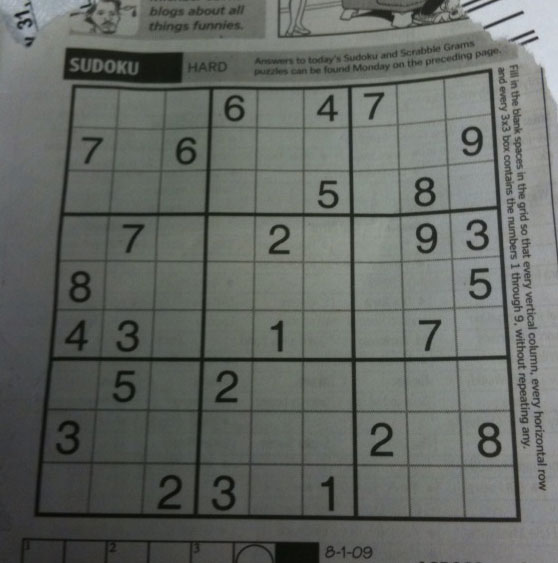
#> input picture day02_opencv_color/sudoku.png, 558 x 563 px
$ python step3_adaptive.py
#> lines starting #> are read from the running program, lines starting #| are printed output that depends on the picture; after the words box and inside, x2 and y2 are one past the last pixel; in counts of white or black regions, pixels touching at a corner belong together
import cv2 as cv
import numpy as np
import os
import urllib.request

# 1. 샘플 이미지 다운로드 함수
def get_sample(filename):
#> called with filename = 'sudoku.png'
    if not os.path.exists(filename):
        url = f"https://raw.githubusercontent.com/opencv/opencv/master/samples/data/{filename}"
        urllib.request.urlretrieve(url, filename)
    return cv.imread(filename, cv.IMREAD_GRAYSCALE)
#> returned value: shape (563, 558); min 7, max 218, mean 101.8

# 2. 콜백 함수 (트랙바용 빈 함수)
def nothing(x):
    pass

# 3. 이미지 읽기 (조명 불균형이 있는 sudoku.png 권장)
img = get_sample("sudoku.png")
assert img is not None, "이미지를 읽을 수 없습니다."

# 4. 창 생성
cv.namedWindow('Adaptive Thresholding Comparison')

# 5. 트랙바 생성
# — blockSize (3~31, 초기값 11)
cv.createTrackbar('BlockSize', 'Adaptive Thresholding Comparison', 11, 31, nothing)
# — C (0~20, 초기값 2)
cv.createTrackbar('C', 'Adaptive Thresholding Comparison', 2, 20, nothing)

# 6. 반복문
while True:
    # 트랙바 값 읽기
    b_size = cv.getTrackbarPos('BlockSize', 'Adaptive Thresholding Comparison')
    c_val = cv.getTrackbarPos('C', 'Adaptive Thresholding Comparison')

    # blockSize가 3 미만이면 3으로 설정, 짝수면 1 더하기 (홀수 보장)
    if b_size < 3: b_size = 3
    if b_size % 2 == 0: b_size += 1

    # --- (1) Global Threshold (고정 임계값 127) ---
    _, th_global = cv.threshold(img, 127, 255, cv.THRESH_BINARY)
#> th_global: shape (563, 558); 25.3% white; 376 white regions (307 under 20 px), largest, box (x1, y1, x2, y2) and area: (278, 0, 558, 563) 25952, (0, 0, 89, 78) 3634, (459, 360, 509, 410) 2273
    cv.putText(th_global, "Global (127)", (15, 40), cv.FONT_HERSHEY_SIMPLEX, 1, 0, 2)
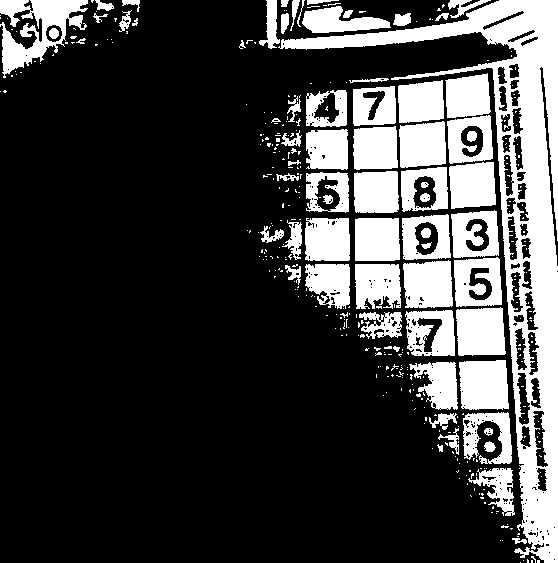
#> th_global: shape (563, 558); 25.2% white; 379 white regions (308 under 20 px), largest, box (x1, y1, x2, y2) and area: (278, 0, 558, 563) 25952, (0, 0, 88, 78) 3177, (459, 360, 509, 410) 2273

    # --- (2) Otsu 자동 이진화 ---
    _, th_otsu = cv.threshold(img, 0, 255, cv.THRESH_BINARY + cv.THRESH_OTSU)
#> th_otsu: shape (563, 558); 59.4% white; 361 black regions (263 under 20 px), largest, box (x1, y1, x2, y2) and area: (0, 68, 521, 563) 104893, (62, 47, 308, 85) 6753, (278, 0, 468, 38) 1967
    cv.putText(th_otsu, "Otsu Auto", (15, 40), cv.FONT_HERSHEY_SIMPLEX, 1, 0, 2)
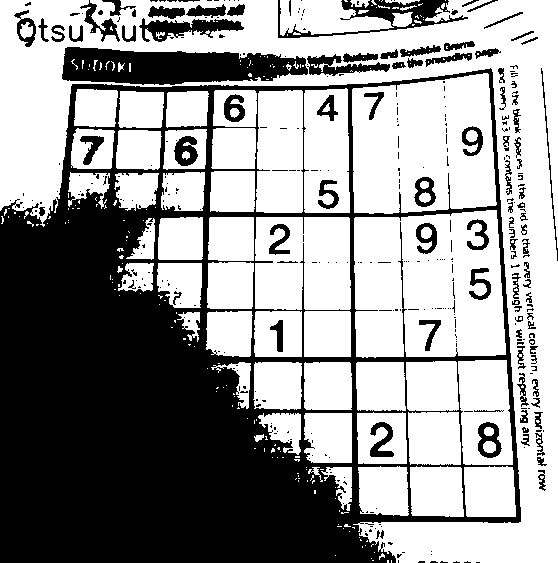
#> th_otsu: shape (563, 558); 59.1% white; 361 black regions (261 under 20 px), largest, box (x1, y1, x2, y2) and area: (0, 68, 521, 563) 104893, (62, 47, 308, 85) 6753, (278, 0, 468, 38) 1967

    # --- (3) Adaptive Mean Threshold ---
    th_mean = cv.adaptiveThreshold(img, 255, cv.ADAPTIVE_THRESH_MEAN_C,
                                   cv.THRESH_BINARY, b_size, c_val)
#> th_mean: shape (563, 558); 74.4% white; 2935 black regions (2574 under 20 px), largest, box (x1, y1, x2, y2) and area: (33, 68, 521, 523) 30399, (277, 0, 500, 39) 2538, (63, 47, 184, 83) 2362
    cv.putText(th_mean, f"Mean (B:{b_size}, C:{c_val})", (15, 40), cv.FONT_HERSHEY_SIMPLEX, 0.8, 0, 2)
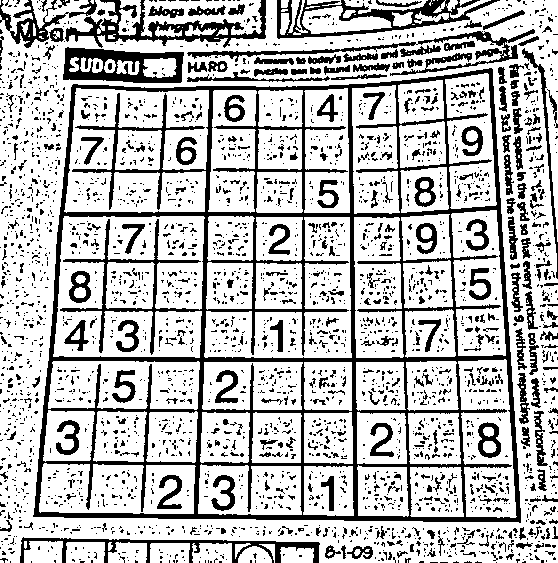
#> th_mean: shape (563, 558); 74.1% white; 2917 black regions (2561 under 20 px), largest, box (x1, y1, x2, y2) and area: (33, 68, 521, 523) 30399, (65, 0, 266, 48) 2703, (277, 0, 500, 39) 2538

    # --- (4) Adaptive Gaussian Threshold ---
    th_gaussian = cv.adaptiveThreshold(img, 255, cv.ADAPTIVE_THRESH_GAUSSIAN_C,
                                       cv.THRESH_BINARY, b_size, c_val)
#> th_gaussian: shape (563, 558); 77.6% white; 4658 black regions (4444 under 20 px), largest, box (x1, y1, x2, y2) and area: (33, 68, 521, 523) 26610, (277, 0, 503, 38) 2178, (63, 48, 184, 83) 2143
    cv.putText(th_gaussian, f"Gaussian (B:{b_size}, C:{c_val})", (15, 40), cv.FONT_HERSHEY_SIMPLEX, 0.8, 0, 2)
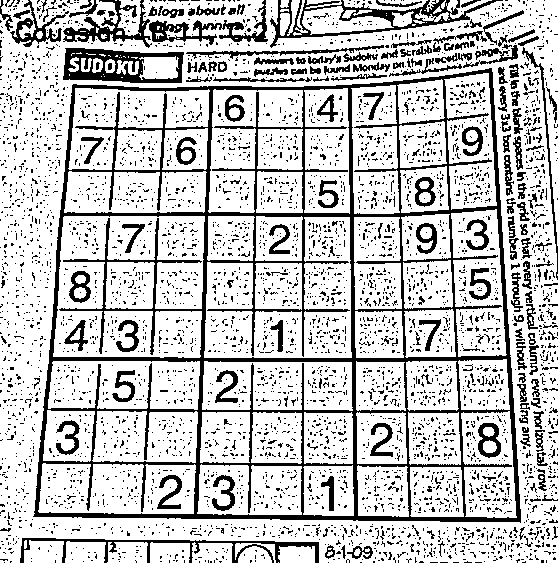
#> th_gaussian: shape (563, 558); 77.2% white; 4613 black regions (4409 under 20 px), largest, box (x1, y1, x2, y2) and area: (33, 68, 521, 523) 26610, (270, 0, 503, 48) 2265, (63, 48, 184, 83) 2143

    # 7. 2x2 격자로 표시
    top = np.hstack([th_global, th_otsu])
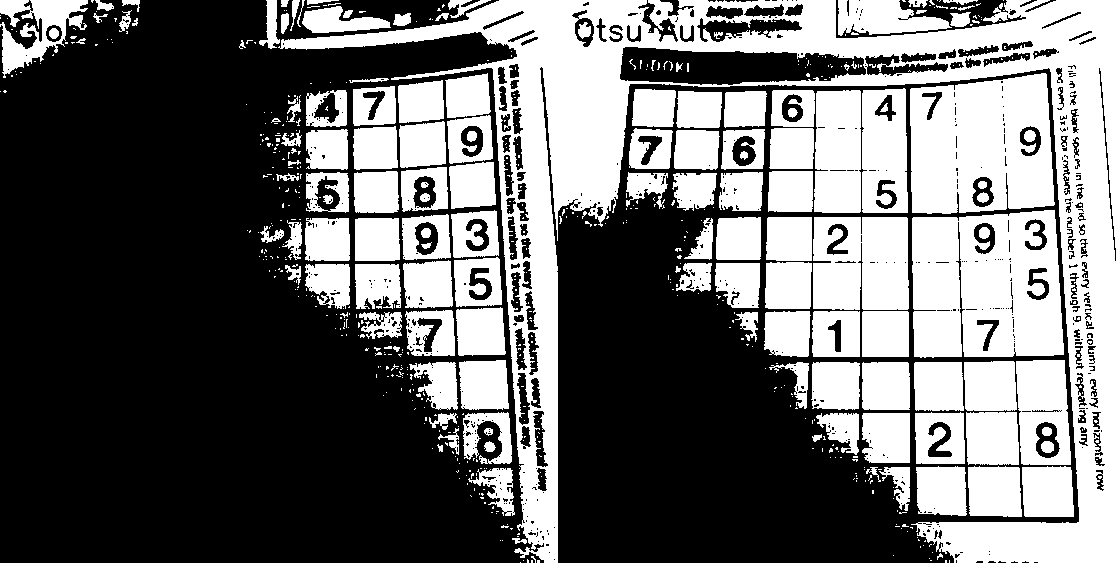
#> top: shape (563, 1116); 42.1% white; 652 white regions (517 under 20 px), largest, box (x1, y1, x2, y2) and area: (278, 0, 1116, 563) 88691, (912, 210, 1064, 358) 19131, (910, 73, 1055, 214) 16793
    bottom = np.hstack([th_mean, th_gaussian])
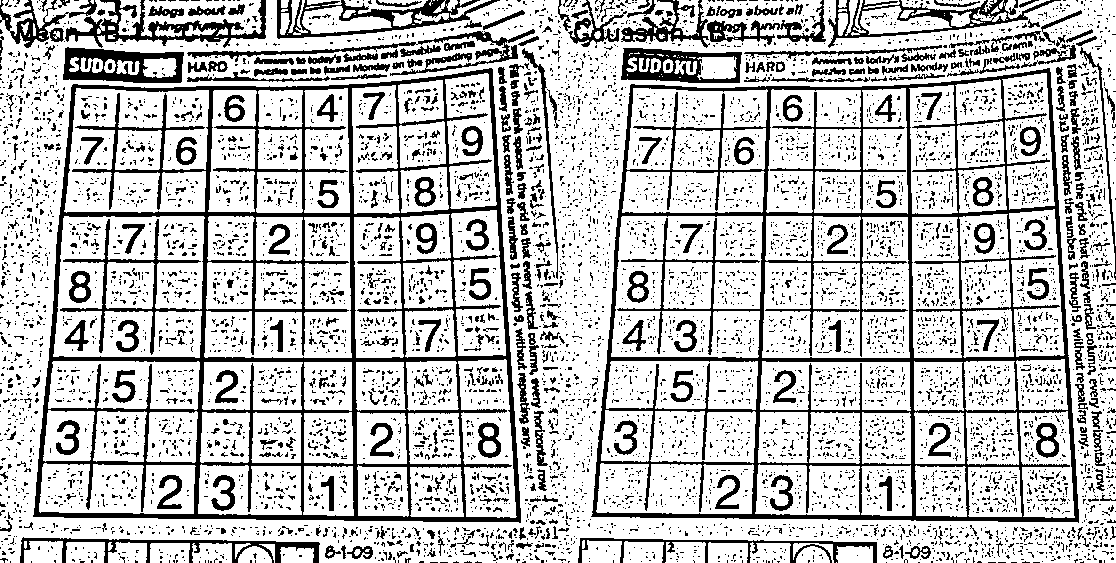
#> bottom: shape (563, 1116); 75.6% white; 7518 black regions (6956 under 20 px), largest, box (x1, y1, x2, y2) and area: (33, 68, 521, 523) 30399, (591, 68, 1079, 523) 26610, (65, 0, 266, 48) 2703
    result = np.vstack([top, bottom])
#> result: shape (1126, 1116); 58.9% white; 8036 black regions (7343 under 20 px), largest, box (x1, y1, x2, y2) and area: (0, 0, 545, 611) 231882, (540, 67, 1079, 611) 111524, (33, 631, 521, 1086) 30399

    # 결과 창의 크기가 너무 크면 조절 (선택 사항)
    display_res = cv.resize(result, (0, 0), fx=0.7, fy=0.7)
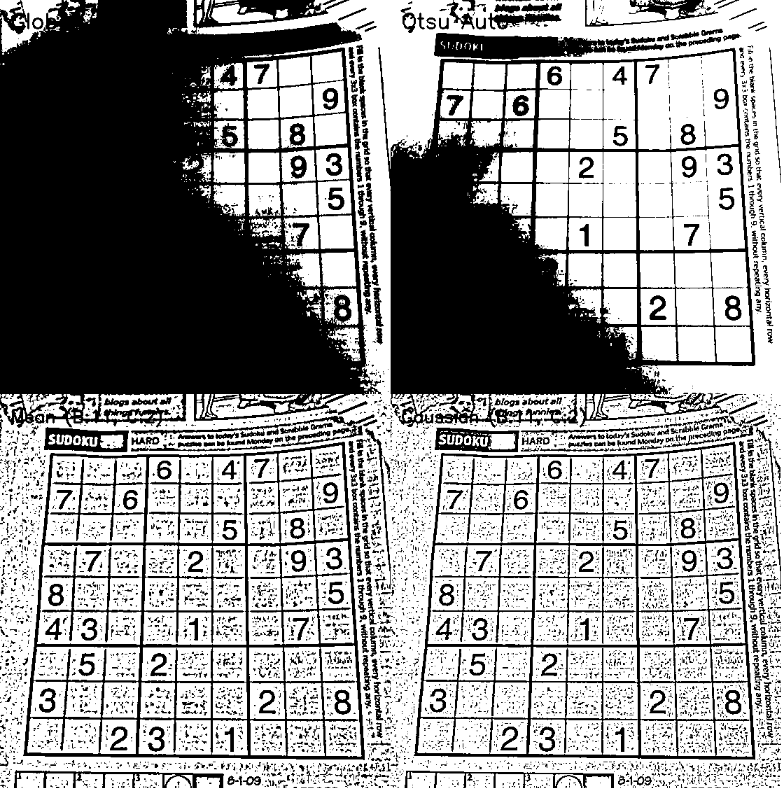
#> display_res: shape (788, 781); min 0, max 255, mean 150.1
    cv.imshow('Adaptive Thresholding Comparison', display_res)

    # 'q' 또는 ESC 종료
    key = cv.waitKey(1) & 0xFF
#> (key q is pressed here)
    if key == ord('q') or key == 27:
        break

# 8. 창 닫기
cv.destroyAllWindows()

$ run again, with day02_opencv_color/gradient.png copied over day02_opencv_color/sudoku.png
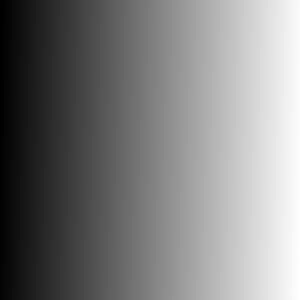
#> input picture day02_opencv_color/gradient.png, 300 x 300 px
#> `cv.putText(th_global, "Global (127)", (15, 40), cv.FONT_HERSHEY_SIMPLE..`:
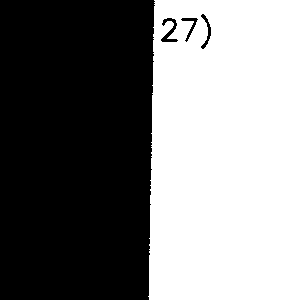
#> th_global: shape (300, 300); 49.1% white; 1 white region, box (x1, y1, x2, y2) and area: (148, 0, 300, 300) 44190
#> top: shape (300, 600); 49.4% white; 3 white regions, box (x1, y1, x2, y2) and area: (447, 0, 600, 300) 44727, (148, 0, 300, 300) 44190, (455, 28, 465, 39) 86
#> bottom: shape (300, 600); 98.3% white; 65 black regions (37 under 20 px), largest, box (x1, y1, x2, y2) and area: (17, 22, 33, 42) 194, (452, 22, 467, 42) 186, (105, 22, 119, 42) 181
#> `result = np.vstack([top, bottom])`:
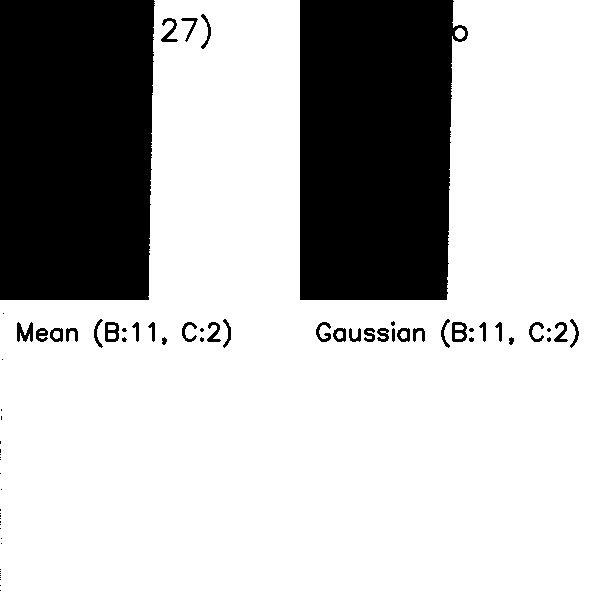
#> result: shape (600, 600); 73.9% white; 70 black regions (37 under 20 px), largest, box (x1, y1, x2, y2) and area: (0, 0, 155, 300) 45427, (300, 0, 468, 300) 45187, (17, 322, 33, 342) 194
